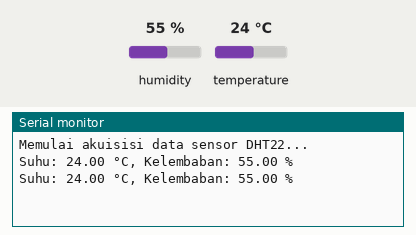
Recording of a sketch running on a simulated Arduino Uno, built with avr-gcc and run on an emulated ATmega328P. Shown: the last lines printed to the serial monitor. The test bench sets the inputs (shaded band); at power-on: humidity 55 %, temperature 24 °C.

Above: at 2.8 s.
2.9 s: humidity set to 22 %
At 4.6 s:
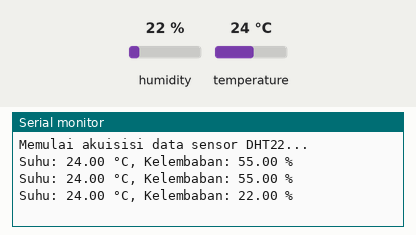
5.6 s: temperature set to 12 °C
At 6.4 s:
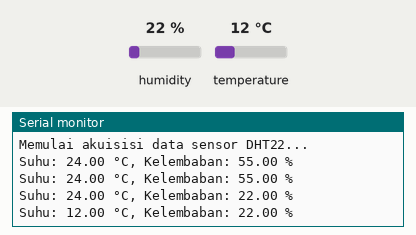
8.3 s: humidity set to 40 %
At 11.1 s:
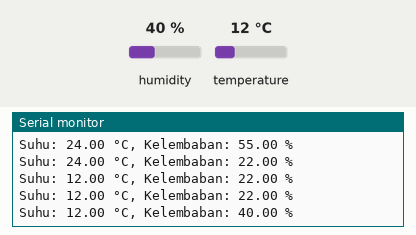
Timing chart, 0 to 12.6 s (numbered marks = the images above; inputs shaded):
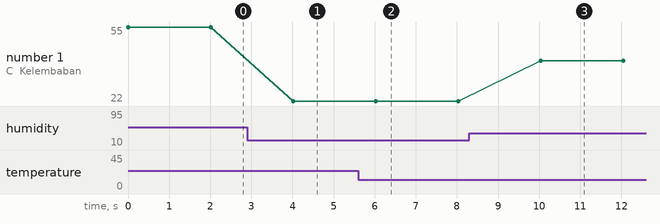

Measured:
- after the input at 2.9 s, the serial monitor: prints a new line after 1.1 s (image 1)
- after the input at 5.6 s, the serial monitor: prints a new line after 0.43 s (image 2)
- after the input at 8.3 s, the serial monitor: prints a new line after 1.7 s (image 3)
- plotted number 1: 22 → 40 after the input at 8.3 s

The sketch:

Percobaan1A.ino
```cpp
#include <DHT.h>
#define DHTPIN 4 // pin data DHT22 terhubung ke GPIO 4
#define DHTTYPE DHT22 // tipe sensor yang digunakan
DHT dht(DHTPIN, DHTTYPE); // inisialisasi objek sensor DHT

void setup() {
  Serial.begin(115200); // inisialisasi komunikasi serial dengan baudrate 115200
  dht.begin(); // inisialisasi sensor DHT22
  Serial.println("Memulai akuisisi data sensor DHT22...");
}

void loop() {
  // Membaca data kelembaban dan suhu
  float kelembaban = dht.readHumidity(); // membaca nilai kelembaban udara (%)
  float suhu = dht.readTemperature(); // membaca nilai suhu dalam Celcius (°C)

  // Periksa apakah pembacaan berhasil
  if (isnan(kelembaban) || isnan(suhu)) { // mengecek apakah hasil pembacaan bernilai NaN (Not a Number)
    Serial.println("Gagal membaca data dari sensor DHT22!");
  } else {
    Serial.print("Suhu: ");
    Serial.print(suhu); // menampilkan nilai suhu ke Serial Monitor
    Serial.print(" °C, Kelembaban: ");
    Serial.print(kelembaban); // menampilkan nilai kelembaban ke Serial Monitor
    Serial.println(" %");
  }

  delay(2000); // jeda pembacaan setiap 2 detik
}
```
